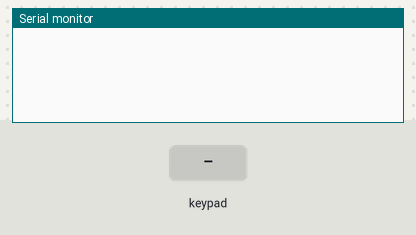
This sketch was run on a simulated Arduino Mega 2560, built with avr-gcc and run on an emulated ATmega2560. On the bench: the last lines printed to the serial monitor. Inputs (shaded band) come from the test bench.

Above: at 1.2 s.
1.3 s: key '1' pressed
At 2.5 s:
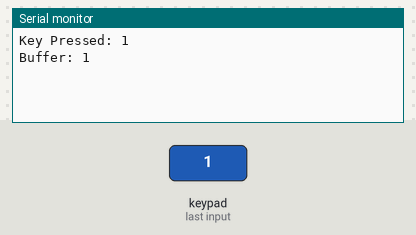
2.8 s: keypad keys 3 1 2 9 2 7 2 5 # pressed 0.4 s apart
At 7.2 s:
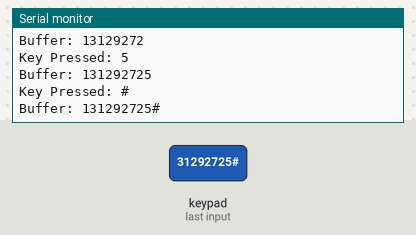
7.9 s: key 'A' pressed
At 8.7 s:
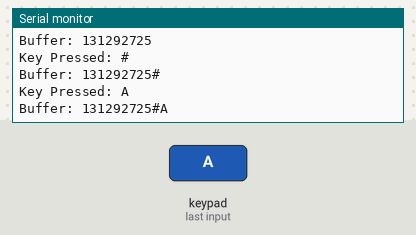
9.4 s: keypad keys 3 1 2 9 2 7 2 5 * pressed 0.4 s apart
At 13.5 s:
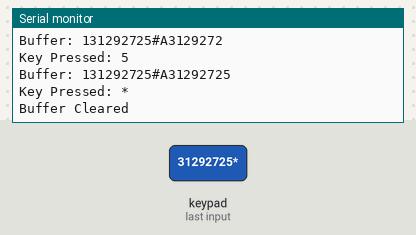
14.5 s: key 'B' pressed
At 15.7 s:
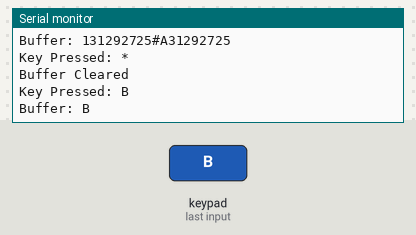
16.0 s: keypad keys 3 1 2 9 2 7 2 5 A pressed 0.4 s apart
At 19.6 s:
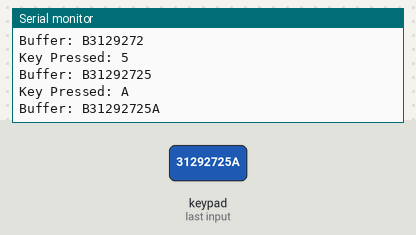
Timing chart, 0 to 21.1 s (numbered marks = the images above; inputs shaded):
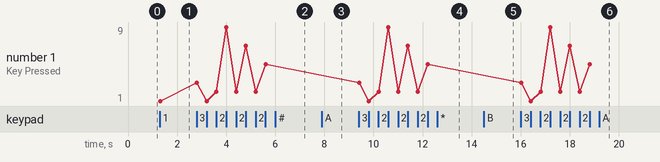

The sketch:

keypadUnitTest.ino
```cpp
#include <Keypad.h>

const byte ROWS = 4;
const byte COLS = 4;

char keys[ROWS][COLS] = {
  {'1','2','3','A'},
  {'4','5','6','B'},
  {'7','8','9','C'},
  {'*','0','#','D'}
};
byte rowPins[ROWS] = {31, 29, 27, 25};
byte colPins[COLS] = {39, 37, 35, 33};

Keypad keypad = Keypad(makeKeymap(keys), rowPins, colPins, ROWS, COLS);

String textBuffer = "";  // Initialize the text buffer

void setup(){
  Serial.begin(9600);
}

void loop(){
  char key = keypad.getKey(); // Read the key

  // Print if key pressed
  if (key){
    Serial.print("Key Pressed: ");
    Serial.println(key);
    handleKey(key);  // Process the key input in the buffer
  }
}

void handleKey(char key) {
  if (key == '*') {
    textBuffer = "";
    Serial.println("Buffer Cleared");
  } else {
    textBuffer += key;
    Serial.print("Buffer: ");
    Serial.println(textBuffer);
  }
}
```

Measured:
- after the input at 1.3 s, the serial monitor: prints a new line at once (image 1)
- after the input at 2.8 s, the serial monitor: prints a new line at once (image 2)
- after the input at 7.9 s, the serial monitor: prints a new line at once (image 3)
- after the input at 9.4 s, the serial monitor: prints a new line at once (image 4)
- after the input at 14.5 s, the serial monitor: prints a new line at once (image 5)
- after the input at 16.0 s, the serial monitor: prints a new line at once (image 6)
- plotted number 1: 1 → 5 after the input at 2.8 s
